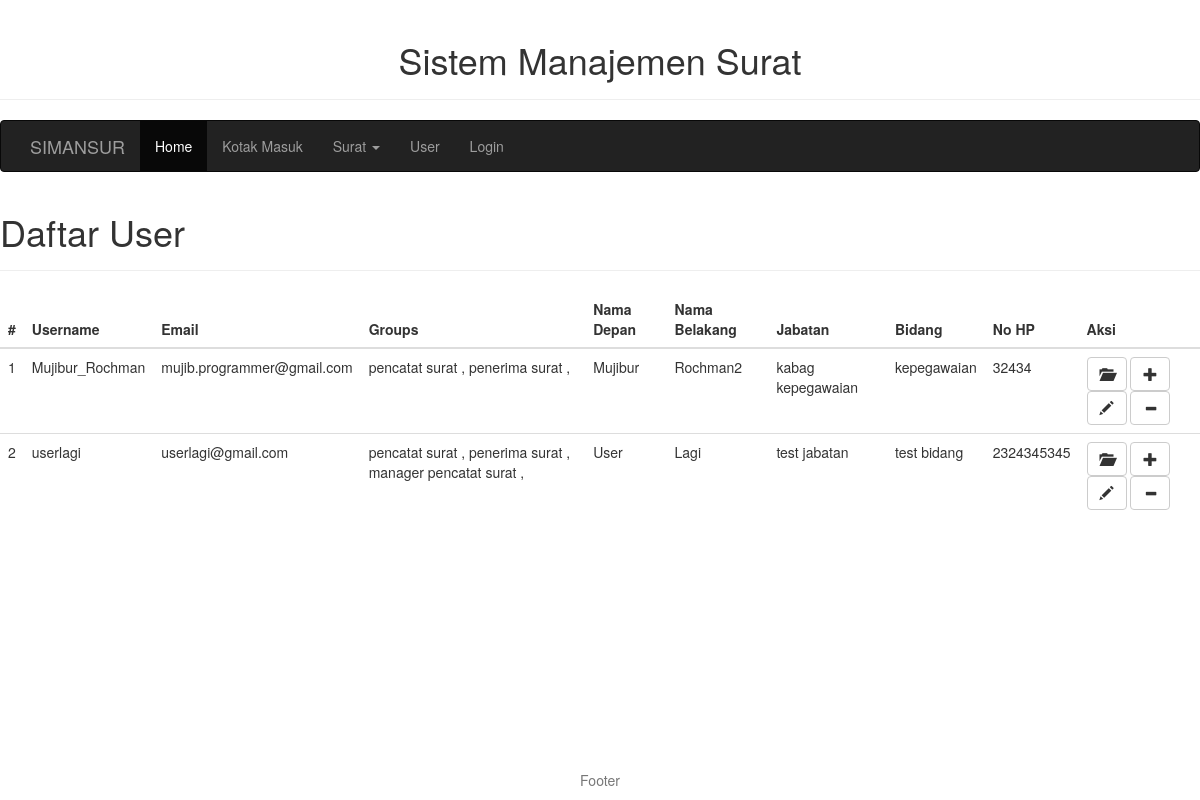
The page /user/ on the database its author committed.
### MainApp/models.py (models this page shows, shortened)
class UserProfile(models.Model):
    user = models.OneToOneField(User)
    bidang = models.CharField(max_length=40, default="")
    jabatan = models.CharField(max_length=40, default="")
    role_pencatat = models.BooleanField(default=False)
    no_telepon = models.BigIntegerField()

### MainApp/views.py (the view)
# urls.py: url(r'^user/$', views.user, name='user'),
def user(request):
    semua_user_profile = UserProfile.objects.all()
    context_dict = {'semua_user_profile': semua_user_profile}
    return render(request, 'MainApp/user.html', context_dict)

### templates/MainApp/user.html (shortened to what this page needs)
{% extends "base.html" %}
{% block body-id %}{{ slug|slugify }}{% endblock %}
{% block content%}
        <div class="page-header">
            <h1>Daftar User</h1>
        </div>
        <div class="row">
            <div class="col-md-12">
                {% if semua_user_profile %}
              <table class="table">
                <thead>
                  <tr>
                    <th>#</th>
                    <th>Username</th>
                    <th>Email</th>
                    <th>Groups</th>
                    <th>Nama Depan</th>
                    <th>Nama Belakang</th>
                    <th>Jabatan</th>
                    <th>Bidang</th>
                    <th>No HP</th>
                    <th>Aksi</th>
                  </tr>
                </thead>
                <tbody>
                {% for user_profile in semua_user_profile %}
                  <tr>
                    <td>{{ forloop.counter }}</td>
                    <td>{{ user_profile.user.username }}</td>
                    <td>{{ user_profile.user.email }}</td>
                    <td>
                      {% for g in user_profile.user.groups.all %}
                            {{ g.name }}
                            {{ ', ' }}
                      {% endfor %}
                    </td>
                    <td>{{ user_profile.user.first_name }}</td>
                    <td>{{ user_profile.user.last_name }}</td>
                    <td>{{ user_profile.jabatan }}</td>
                    <td>{{ user_profile.bidang }}</td>
                    <td>{{ user_profile.no_telepon }}</td>
                    <td>
                        <a href="/user/{{ user_profile.user.username }}/">
                        <button type="button" class="btn btn-default" aria-label="Left Align">
                            <span class="glyphicon glyphicon glyphicon-folder-open" aria-hidden="true"></span>
                        </button>
                        </a>
                        <a href="{% url 'user_tambah' %}">
                        <button type="button" class="btn btn-default" aria-label="Left Align">
                            <span class="glyphicon glyphicon glyphicon-plus" aria-hidden="true"></span>
                        </button>
                        </a>
                        <a href="/user_edit/{{ user_profile.user.username }}/">
                        <button type="button" class="btn btn-default" aria-label="Left Align">
                            <span class="glyphicon glyphicon glyphicon-pencil" aria-hidden="true"></span>
                        </button>
                        </a>
                        <a href="/user_delete/{{ user_profile.user.username }}/" onclick="return confirm('Apakah anda yakin ingin menghapus user {{ user_profile.user.username }} ?');">
                        <button type="button" class="btn btn-default" aria-label="Left Align">
                            <span class="glyphicon glyphicon glyphicon-minus" aria-hidden="true"></span>
                        </button>
                        </a>
                    </td>
                  </tr>
                {% endfor %}
                </tbody>
              </table>
                {% endif %}
            </div>
        </div>
{% endblock %}

### rows shown on the page
UserProfile: user.username "Mujibur_Rochman", user.email "mujib.programmer@gmail.com", user.first_name "Mujibur", user.last_name "Rochman2", jabatan "kabag kepegawaian", bidang "kepegawaian", no_telepon "32434"
UserProfile: user.username "userlagi", user.email "userlagi@gmail.com", user.first_name "User", user.last_name "Lagi", jabatan "test jabatan", bidang "test bidang", no_telepon "2324345345"

### other values the page prints
{{ g.name }} "pencatat surat"
{{ ', ' }} ","
{{ g.name }} "penerima surat"
{{ g.name }} "manager pencatat surat"
